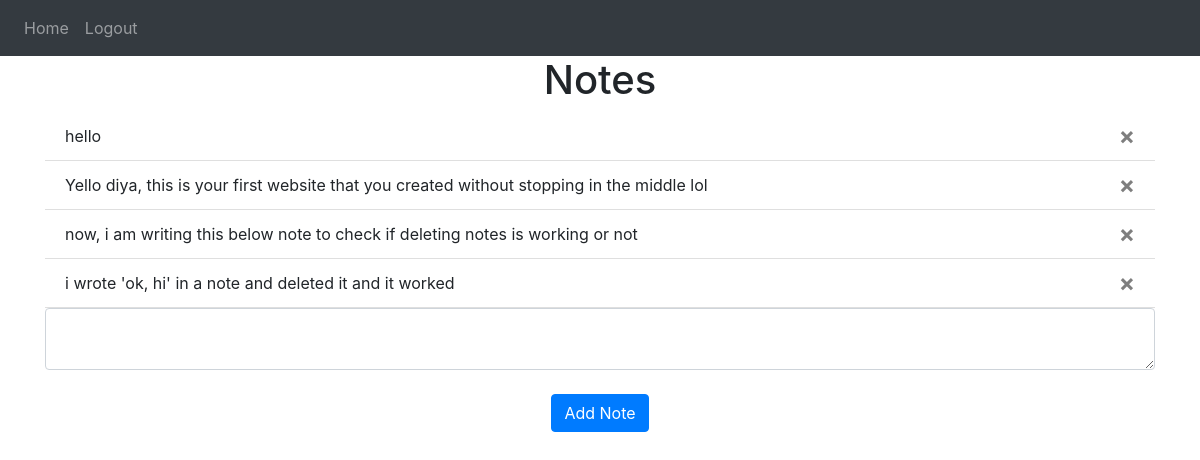
Screenshot of / (signed in) with the database file from the repository.
### website/models.py (models this page shows)
class Note(db.Model):
    id = db.Column(db.Integer, primary_key=True)
    data = db.Column(db.String(100000))
    date = db.Column(db.DateTime(timezone=True), default=func.now())
    user_id = db.Column(db.Integer, db.ForeignKey('user.id'))

### website/views.py (the view, shortened to what this page needs)
@views.route('/', methods=['GET', 'POST'])
@login_required
def home():
    return render_template("home.html", user=current_user)

### website/__init__.py (called while the page is built)
def create_app():
    app = Flask(__name__)
    app.config['SECRET_KEY'] = 'hakunamatata'
    app.config['SQLALCHEMY_DATABASE_URI'] = f'sqlite:///{DB_NAME}'
    db.init_app(app)
    from .views import views
    from .auth import auth
    app.register_blueprint(views, url_prefix='/')
    app.register_blueprint(auth, url_prefix='/')
    from .models import User    #, Note
    create_database(app)
    login_manager = LoginManager()
    login_manager.login_view = 'auth.login'
    login_manager.init_app(app)
    @login_manager.user_loader
    def load_user(id):
        return User.query.get(int(id))
    return app

### website/templates/home.html
{% extends "base.html" %} {% block title %}Home{% endblock %} {% block content
    %}
    <h1 class="text-center">Notes</h1>
    <ul class="list-group list-group-flush" id="notes">
      {% for note in user.notes %}
      <li class="list-group-item">
        {{ note.data }}
        <button type="button" class="close" onClick="deleteNote('{{ note.id }}')">
          <span aria-hidden="true">&times;</span>
        </button>
      </li>
      {% endfor %}
    </ul>
    <form method="POST">
      <textarea name="note" id="note" class="form-control"></textarea>
      <br />
      <div class="text-center">
        <button type="submit" class="btn btn-primary">Add Note</button>
      </div>
    </form>
    {% endblock %}

### website/templates/base.html (shortened to what this page needs)
<!DOCTYPE html>
<html>
  <head>
    <link
      rel="stylesheet"
      href="https://stackpath.bootstrapcdn.com/bootstrap/4.4.1/css/bootstrap.min.css"
    />
    <link
      rel="stylesheet"
      href="https://stackpath.bootstrapcdn.com/font-awesome/4.7.0/css/font-awesome.min.css"
    />
  </head>
  <body>
    <nav class="navbar navbar-expand-lg navbar-dark bg-dark">
      <div class="collapse navbar-collapse" id="navbar">
        <div class="navbar-nav">
          {% if user.is_authenticated %}
          <a class="nav-item nav-link" id="home" href="/">Home</a>
          <a class="nav-item nav-link" id="logout" href="/logout">Logout</a>
          {% else %}
          <a class="nav-item nav-link" id="login" href="/login">Login</a>
          <a class="nav-item nav-link" id="signUp" href="/sign-up">Sign Up</a>
          {% endif %}
        </div>
      </div>
    </nav>
    <div class="container">{% block content %} {% endblock %}</div>
  </body>
</html>

### rows the page displays
Note: data "hello"
Note: data "Yello diya, this is your first website that you created without stopping in the middle lol"
Note: data "now, i am writing this below note to check if deleting notes is working or not"
Note: data "i wrote 'ok, hi' in a note and deleted it and it worked"
